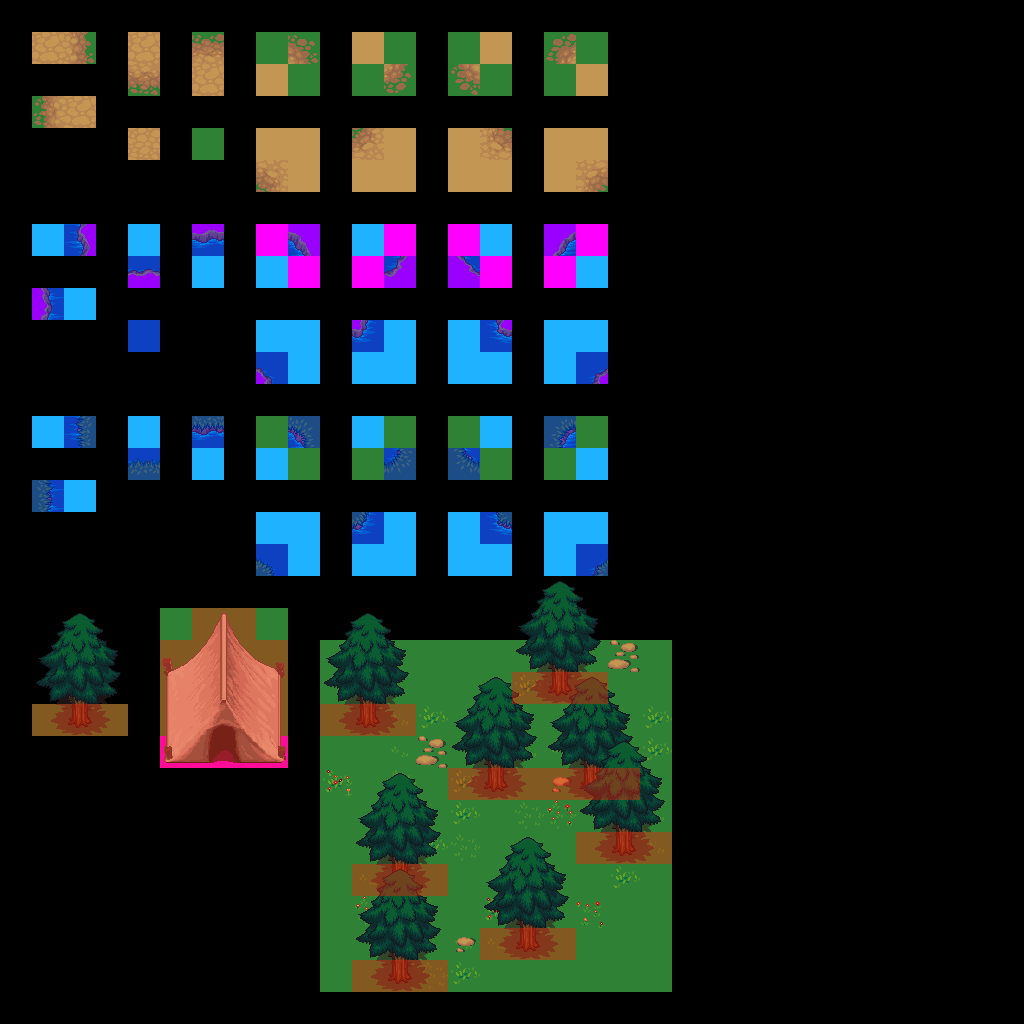

Tiled map render using the project's own tile images. Description and the map definition, with tile-layer contents summarised, below:
An orthogonal 32x32 tile map with 32x32 px tiles, 6 tile layers (regions, input_rules, output_background, output_fringe, ...), 6 tilesets.

<map version="1.0" orientation="orthogonal" width="32" height="32" tilewidth="32" tileheight="32">
 <properties>
  <property name="DeleteTiles" value="False" />
  <property name="NoOverlappingRules" value="True" />
 </properties>
 <tileset firstgid="1" name="32" tilewidth="32" tileheight="32">
  <image source="../masters/32.png" width="960" height="1248" />
 </tileset>
 <tileset firstgid="1171" name="64" tilewidth="32" tileheight="64">
  <image source="../masters/64.png" width="960" height="256" />
 </tileset>
 <tileset firstgid="1291" name="96" tilewidth="32" tileheight="96">
  <image source="../masters/96.png" width="960" height="384" />
 </tileset>
 <tileset firstgid="1411" name="128" tilewidth="32" tileheight="128">
  <image source="../masters/128.png" width="960" height="256" />
 </tileset>
 <tileset firstgid="1471" name="tiled_collision" tilewidth="32" tileheight="32">
  <image source="../masters/tiled_collision.png" width="480" height="32" />
 </tileset>
 <tileset firstgid="1486" name="automap" tilewidth="32" tileheight="32">
  <image source="../automap.png" width="128" height="128" />
 </tileset>
 <layer name="regions" width="32" height="32">
  <data>[1024 cells, 267 non-empty, 1 distinct tile ids]</data>
 </layer>
 <layer name="input_rules" width="32" height="32">
  <data>[1024 cells, 247 non-empty, 8 distinct tile ids]</data>
 </layer>
 <layer name="output_background" width="32" height="32">
  <data>[1024 cells, 46 non-empty, 10 distinct tile ids]</data>
 </layer>
 <layer name="output_fringe" width="32" height="32">
  <data>[1024 cells, 40 non-empty, 38 distinct tile ids]</data>
 </layer>
 <layer name="output_object" width="32" height="32">
  <data>[1024 cells, 45 non-empty, 21 distinct tile ids]</data>
 </layer>
 <layer name="output_collision" width="32" height="32">
  <data>[1024 cells, 70 non-empty, 2 distinct tile ids]</data>
 </layer>
</map>
